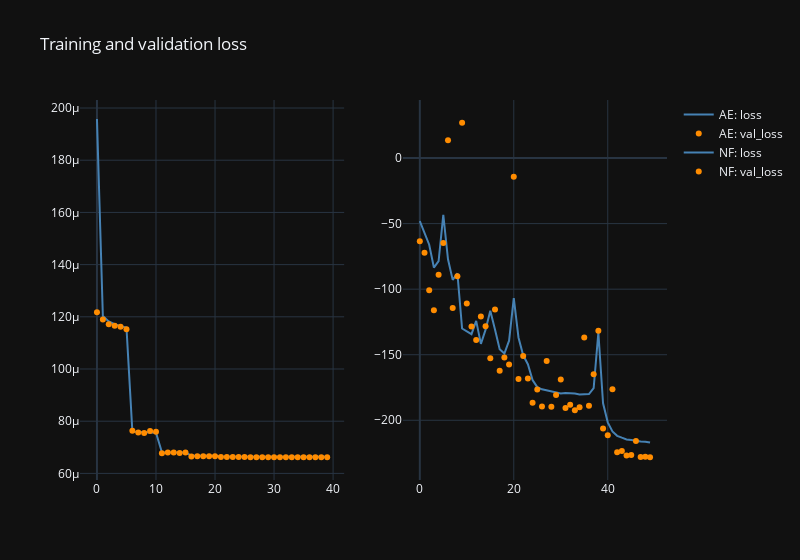

Notebook source saved alongside this figure:
### Markdown cell above
### Training metrics

### Code cell
from pae.plotting import loss_plot

fig = loss_plot(pae.history)
fig.show('vscode')
